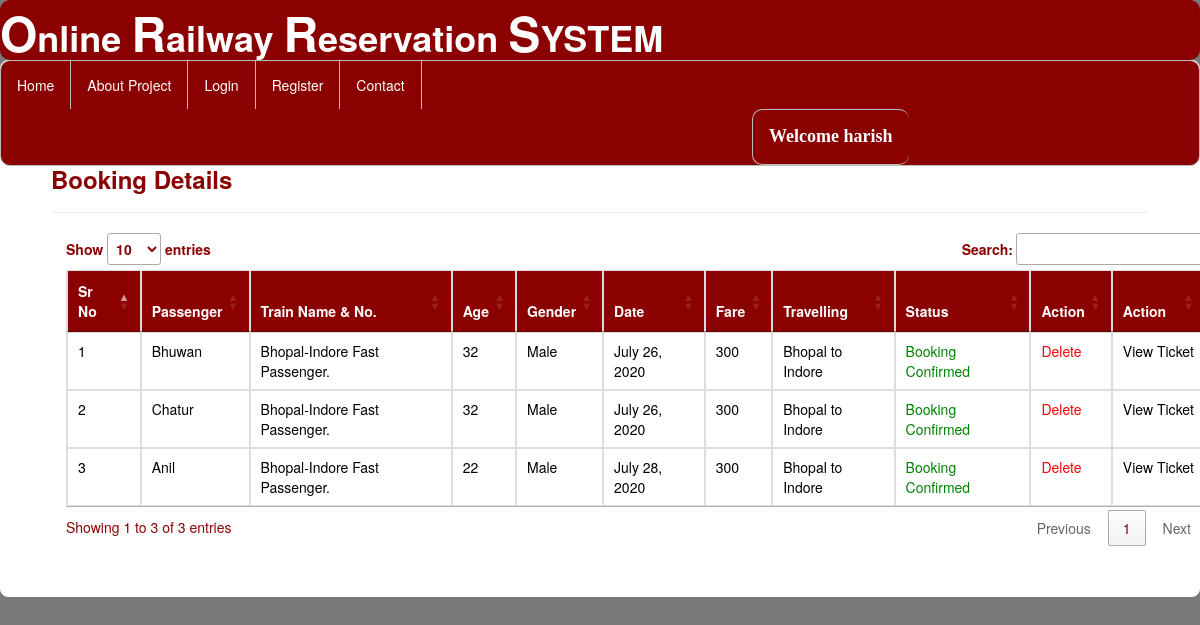
/my_booking/ (signed in), run on the app's committed database.
### railway/models.py (models this page shows, shortened)
class Passenger(models.Model):
    user = models.ForeignKey(Register,on_delete=models.CASCADE,null=True)
    train = models.ForeignKey(Add_Train,on_delete=models.CASCADE,null=True)
    name = models.CharField(max_length=100,null=True)
    age = models.IntegerField(null=True)
    gender = models.CharField(max_length=30,null=True)
    route=models.CharField(max_length=100,null=True)
    status = models.CharField(max_length=30,null=True)
    date1 = models.DateField(null=True)
    fare = models.IntegerField(null=True)

class Add_Train(models.Model):
    trainname = models.CharField(max_length=30,null=True)
    train_no = models.IntegerField(null=True)
    from_city = models.CharField(max_length=30,null=True)
    to_city = models.CharField(max_length=30,null=True)
    departuretime=models.CharField(max_length=30,null=True)
    arrivaltime=models.CharField(max_length=30,null=True)
    trevaltime=models.CharField(max_length=100,null=True)
    distance=models.IntegerField(null=True)
    img=models.FileField(null=True)

### railway/views.py (the view)
# urls.py: path('my_booking/',my_booking,name="my_booking"),
def my_booking(request):
    if not request.user.is_authenticated:
        return redirect('login')
    user2 = User.objects.filter(username=request.user.username).get()
    user1 = Register.objects.filter(user=user2).get()
    pro = Passenger.objects.filter(user=user1)
    book = Book_ticket.objects.filter(user=user1)
    d = {'user':user1,'pro':pro,'book':book}
    return render(request,'my_booking.html',d)

### railway/templates/my_booking.html (shortened to what this page needs)
{% extends 'navigation2.html' %}
{% load static %}
{% block b %}
<div style="color:darkred;border:1px solid white;border-radius:8px;background-color:white;padding:50px">
        <h3><strong>Booking Details</strong></h3><hr>
<div class="container">
<table class="table table-bordered" id="myTable">
  <thead style="color:white;background-color:darkred">
  <tr>
    <th>Sr No</th>
    <th>Passenger</th>
      <th>Train Name & No.</th>
      <th>Age</th>
    <th>Gender</th>
    <th>Date</th>
       <th>Fare</th>
       <th>Travelling</th>
       <th>Status</th>
    <th>Action</th>
     <th>Action</th>
  </tr>
  </thead>
   <tbody>
    {% for i in pro %}
  <tr style="color: black;">
    <td>{{forloop.counter}}</td>
    <td>{{i.name}}</td>
    <td>{{i.train.trainname}}. {{i.train.tran_no}}</td>
      <td>{{i.age}}</td>
      <td>{{i.gender}}</td>
      <td>{{i.date1}}</td>
      <td>{{i.fare}}</td>
      <td>{{i.route}}</td>
      {% if i.status == 'set' %}
      <td style="color:green">Booking Confirmed</td>
      {% else %}
      <td style="color:red">No Transaction</td>
      {% endif %}
    <td><a href="{% url 'delte_my_booking' i.id %}" style="color:red;"><u style="text-decoration: none;">Delete</u></a>
    <td><a href="{% url 'view_ticket' i.id %}" style="color:black;"><u style="text-decoration: none;">View&nbsp;Ticket</u></a>
    </td>
  </tr>
    {% endfor %}
    </tbody>
</table>
 </div>
</div>
{% endblock %}

### railway/templates/navigation2.html (shortened to what this page needs)
{% extends 'head.html' %}
{% load static %}
{% block body %}
<link rel = stylesheet href = "//cdn.datatables.net/1.10.19/css/jquery.dataTables.min.css">
<ul class="id2">
  <li class="id1"><a href="{% url 'nav' %}">Home</a></li>
  <li class="id1"><a href="{% url 'about' %}">About Project</a></li>
  <li class="id1"><a href="{% url 'login_customer' %}">Login</a></li>
  <li class="id1"><a href="{% url 'register_customer' %}">Register</a></li>
  <li class="id1"><a href="{% url 'contact' %}">Contact</a></li>
    <li class="id2" style="margin-left:751px"><a href="" style="color:white"><strong style="font-size:18px;font-family:cursive">Welcome {{request.user.username}}</strong></a></li>
</ul>
{% block b %}
{% endblock %}
{% endblock %}

### railway/templates/navigation2.html (style rules this page uses)
.id2 { list-style-type: none; margin: 0; padding: 0; overflow: hidden; background-color: darkred; border-radius:10px; border:1px solid #bbb; }
.id1 { float: left; border-right:1px solid #bbb; }
.id2 { float: left; border-left:1px solid #bbb; }
li:last-child { border-right: none; }
li a { display: block; color: white; text-align: center; padding: 14px 16px; text-decoration: none; }

### data on the page
Passenger: name "Bhuwan", train.trainname "Bhopal-Indore Fast Passenger", age "32", gender "Male", date1 "July 26, 2020", fare "300", route "Bhopal to Indore", status "Booking Confirmed"
Passenger: name "Chatur", train.trainname "Bhopal-Indore Fast Passenger", age "32", gender "Male", date1 "July 26, 2020", fare "300", route "Bhopal to Indore", status "Booking Confirmed"
Passenger: name "Anil", train.trainname "Bhopal-Indore Fast Passenger", age "22", gender "Male", date1 "July 28, 2020", fare "300", route "Bhopal to Indore", status "Booking Confirmed"

### other printed values
{{ request.user.username }} "harish"
